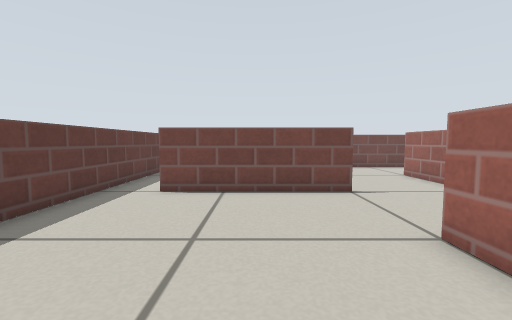
[1] (above)

15 first-person views from a walk through a robot-simulator world made for Gazebo. The camera is 0.39 m above the floor, tilts 4° down and sees 90° across. The floor is counted in squares, 0.25 m on a side. Each view is taken from the middle of a square. On the plan, view 1 faces up. The plan holds only what a view shows up to about 14 squares ahead; the rest is blank. The place goes on beyond the plan. Simple patterns stand in for the simulator's built-in surfaces.

[2]
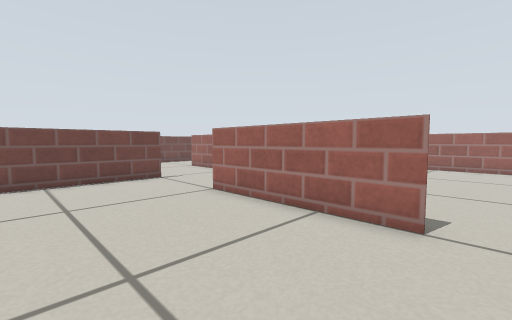

[3]
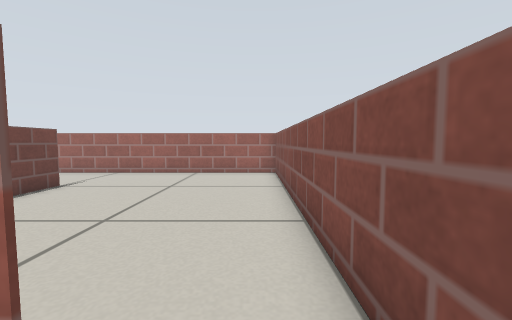

[4]
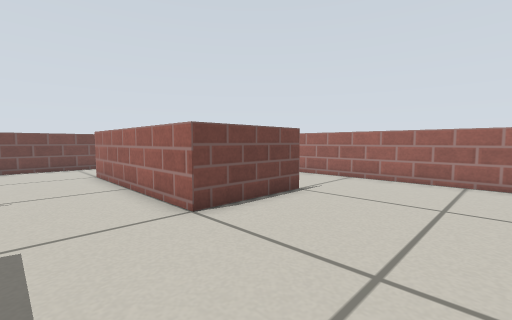

[5]
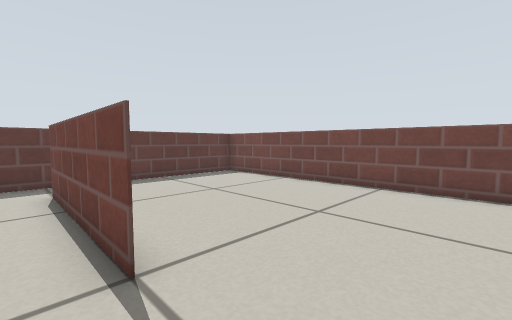

[6]
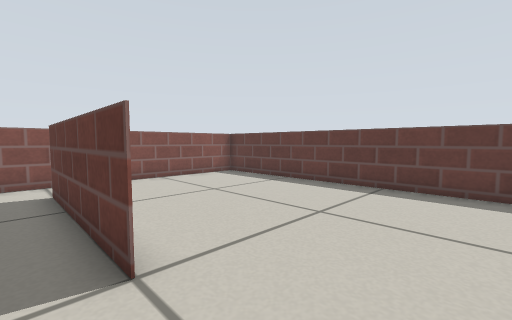

[7]
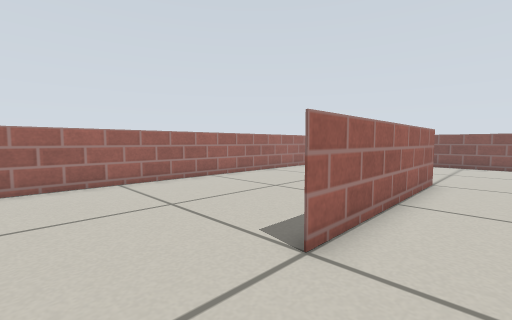

[8]
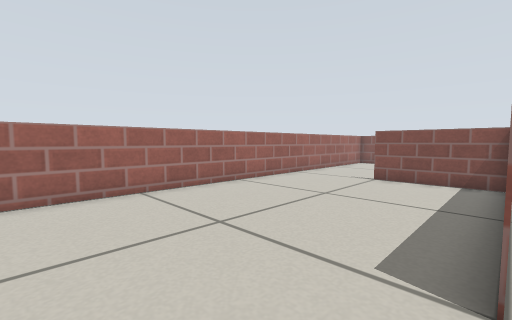

[9]
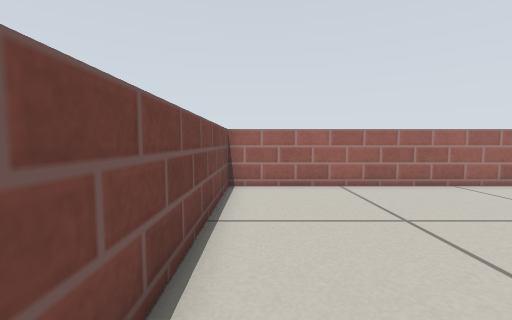

[10]
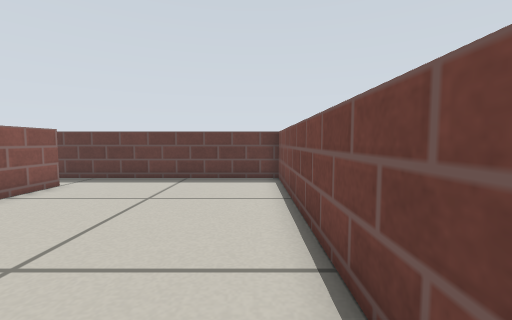

[11]
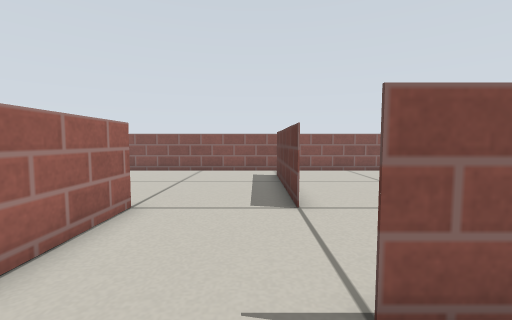

[12]
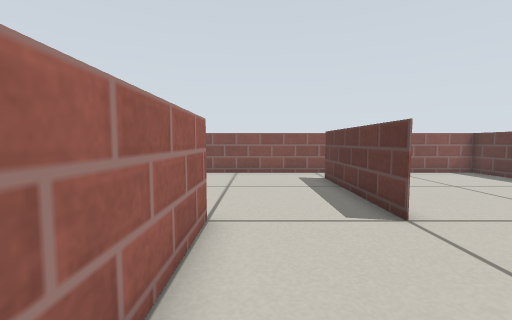

[13]
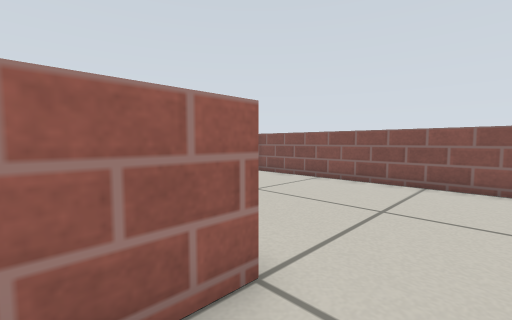

[14]
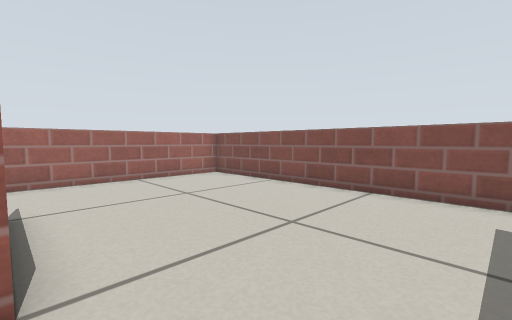

[15]
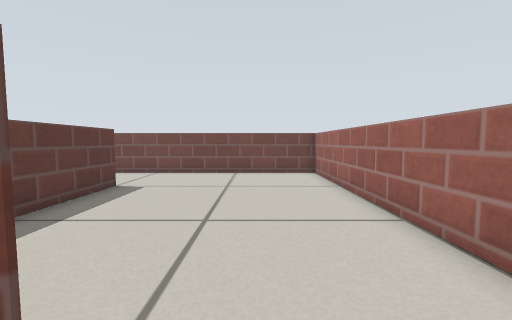

### Floor plan
Points are (right, up) in squares from view 1. A wall is a line through its corners. A room is listed if a view was taken in it or the views show most of it. See-through windows are left out.
Room 1 (views 1, 2, 3, 4, 5, 6, 7, 8, 9, 10, 11, 12, 13, 14, 15)
walls: (3, 4.1) (3, -2.1) (3, 4.1); (7, 4) (11.1, 4) (7, 4) (7, 12.1) (7, 8.1); (1.9, 8) (3.1, 8) (-3.1, 8) (-0.9, 8); (-5, -4) (15, -4) (15, 16) (-5, 16) (-5, -4)

Positions as (right, up) in squares from view 1, and headings:
1: (0, 0), facing up
2: (-2, -3), facing up-right
3: (2, -3), facing right
4: (4, -1), facing up-right
5: (6, 7), facing up-left
6: (4, 7), facing down-left
7: (5, 15), facing down-right
8: (7, 15), facing down-right
9: (6, 15), facing right
10: (6, 15), facing left
11: (4, 10), facing down
12: (6, 9), facing down
13: (5, 6), facing down-right
14: (4, 4), facing down-right
15: (12, 3), facing up
